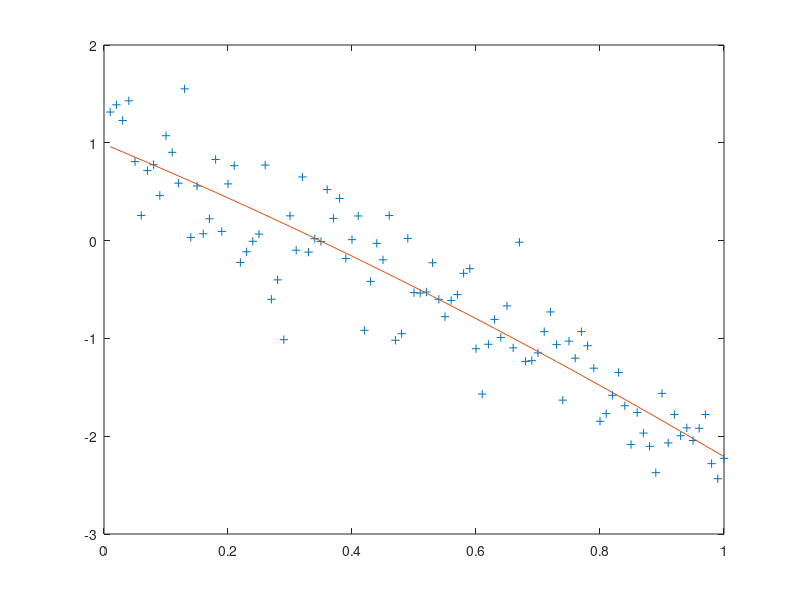

This figure's MATLAB source:
%% Gen data
clear all; close all; clc;

n = 100;
x = ((1:100)/n)';
sigma = 0.4;
noise = sigma*randn(n,1);

phi = [ones(n,1) x x.^2];

(phi'*phi)^-1;

y = 1-3*x+noise;

theta = (phi'*phi)^(-1)*phi'*y

y_calc = theta(1) + theta(2)*x + theta(3)*x.^2;
plot(x,y,'+',x,phi*theta);


e = y-phi*theta;
sigma_hat = sqrt(1/(n-3)*(e'*e))

covTheta = (phi'*phi)^-1 * sigma_hat^2;

for k=1:size(covTheta)
    theta_min(k,1) = theta(k) - 1.96*sqrt(covTheta(k,k));
    theta_max(k,1) = theta(k) + 1.96*sqrt(covTheta(k,k));
    T_square(k,1)  = theta(k)^2 / covTheta(k,k)
end

[theta_min theta theta_max]
(T_square > 1.96^2)     % 95% confidence interval
